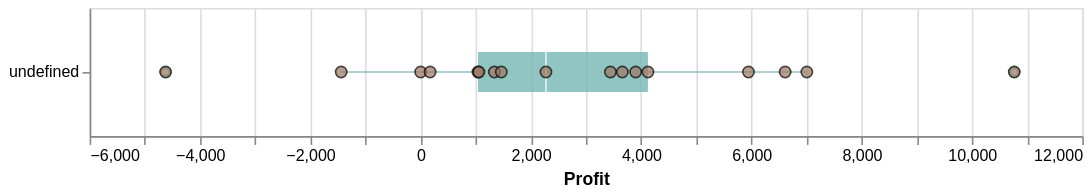

Notebook cell for this chart:
### Code cell
plot_boxplot_with_points(df_south_profit, 'Sub-Category', 'Profit')

### Figure 1 — Vega-Lite specification as saved in the notebook (floating-point values rounded to 4 significant figures)
{"config": {"view": {"continuousWidth": 300, "continuousHeight": 300}}, "layer": [{"data": {"name": "data-9f5c63a0c1d38dd40f616ac5384aa846"}, "mark": {"type": "boxplot", "color": "#76B7B2", "opacity": 0.8, "size": 25}, "encoding": {"x": {"field": "Profit", "type": "quantitative"}, "y": {"field": "type", "title": "", "type": "ordinal"}}}, {"data": {"name": "data-9f5c63a0c1d38dd40f616ac5384aa846"}, "mark": {"type": "point", "color": "#9C755F", "filled": true, "size": 50, "stroke": "black", "strokeWidth": 1}, "encoding": {"tooltip": [{"field": "Sub-Category", "type": "nominal"}, {"field": "Profit", "type": "quantitative"}], "x": {"field": "Profit", "type": "quantitative"}}}], "height": 80, "title": "", "width": 620, "$schema": "https://vega.github.io/schema/vega-lite/v5.20.1.json", "datasets": {"data-9f5c63a0c1d38dd40f616ac5384aa846": [{"Region": "South", "Sub-Category": "Tables", "Profit": -4623.0}, {"Region": "South", "Sub-Category": "Machines", "Profit": -1439.0}, {"Region": "South", "Sub-Category": "Supplies", "Profit": 2.0}, {"Region": "South", "Sub-Category": "Fasteners", "Profit": 174.0}, {"Region": "South", "Sub-Category": "Labels", "Profit": 1041.0}, {"Region": "South", "Sub-Category": "Art", "Profit": 1059.0}, {"Region": "South", "Sub-Category": "Bookcases", "Profit": 1339.0}, {"Region": "South", "Sub-Category": "Envelopes", "Profit": 1465.0}, {"Region": "South", "Sub-Category": "Storage", "Profit": 2274.0}, {"Region": "South", "Sub-Category": "Furnishings", "Profit": 3443.0}, {"Region": "South", "Sub-Category": "Copiers", "Profit": 3659.0}, {"Region": "South", "Sub-Category": "Binders", "Profit": 3901.0}, {"Region": "South", "Sub-Category": "Appliances", "Profit": 4124.0}, {"Region": "South", "Sub-Category": "Paper", "Profit": 5947.0}, {"Region": "South", "Sub-Category": "Chairs", "Profit": 6612.0}, {"Region": "South", "Sub-Category": "Accessories", "Profit": 7005.0}, {"Region": "South", "Sub-Category": "Phones", "Profit": 10770.0}]}}
